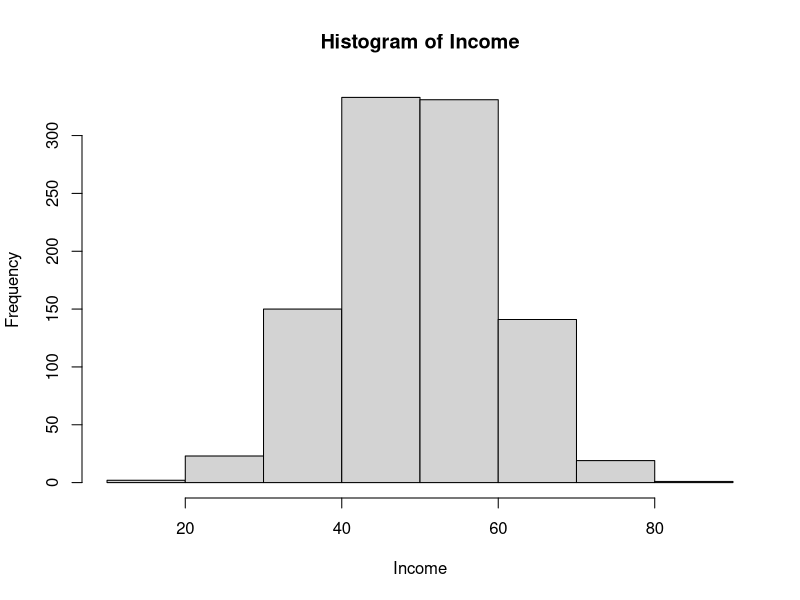
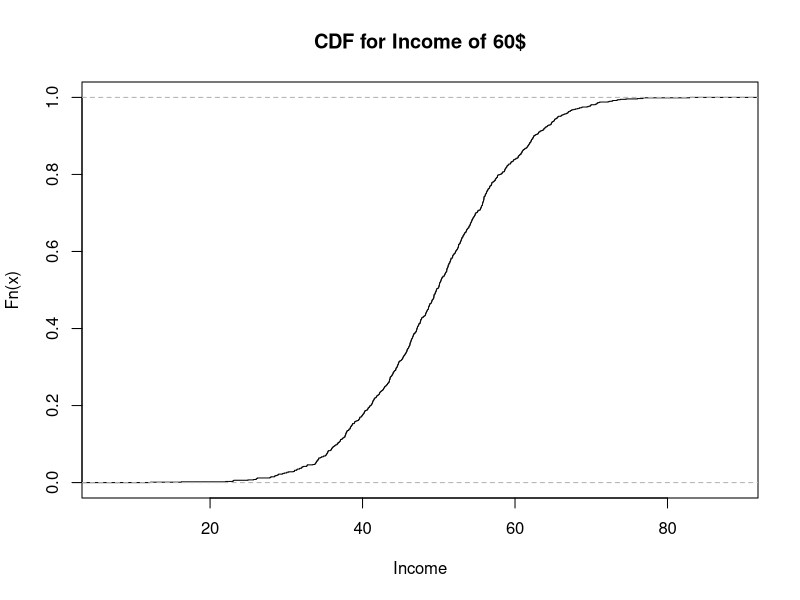

The R script that drew these images, in order:
## ---- chunk 1
P = sample(10,1, replace = TRUE)
P
## ---- chunk 2
X = rnorm(100) # X is a sample of 100 normally distributed random variables
normal <- rnorm(1000, 50, 10)
hist(normal,breaks=10, main = "Histogram of Income", xlab = "Income")
## ---- chunk 3
P = ecdf(normal)    # P is a function giving the empirical CDF of X
P(60)         # This returns the empirical CDF at 60 (should be close to .85)
plot(P, main="CDF for Income of 60$", xlab="Income") 

#The Game:
p = .5 #coin tossing
worst = min(normal)
worst
best = max(normal)
best

utility = (p*(worst - P(60))) + (1-p)*(best-P(60))
utility
## ---- chunk 4
#B you have
#W you could win
#L you lose
#Pw  chances of winning 

#U(winning) = Pw * W
#U(loosing) = Pw * L

#U(bet) = (Pw * W + (1-Pw) * L)
#U(-bet) =   B  #-(Pw * W + (Pw-1) * L) +B ??

## ---- chunk 5
#win = (W − B) + B
#lose = -(B − L) + B

#p=Pw
#Ugain(bet) = p((W − B))+(1-p)((L − B))
#Ugain(no bet) = 0
## ---- chunk 6
#(p * W + (1-p) * L) - B = p((W − B))+(1-p)((L − B))
#pW-pL+L-B = pW-pB-B+L+pB-pL # <- answer!
## ---- chunk 7

#daydream is 1 for 10$
#movie is 1.1 for 10$
#winning is 1.1*1000000 = 1100000

winning_chance = 1/choose(49,6) ; winning_chance
winning_util = 100000000 * choose(49,6) ; winning_util 

playing_util = 1100000 * (1/winning_chance) + 1 #1 is the daydreaming payoff
playing_util
movie_util = 110
daydream_util = 100

movie_util > daydream_util
daydream_util > playing_util
movie_util > playing_util

#movie is the best option.

## ---- chunk 8
#No:
#movie_util > daydream_util > winning_util , therefore picking the movie is the best use of the #money for (49C6-1) of the cases, which is a lot.
## ---- chunk 9
#You spend 10, you gain winnin_util, which is approaching 0, so basically you lose 10.
